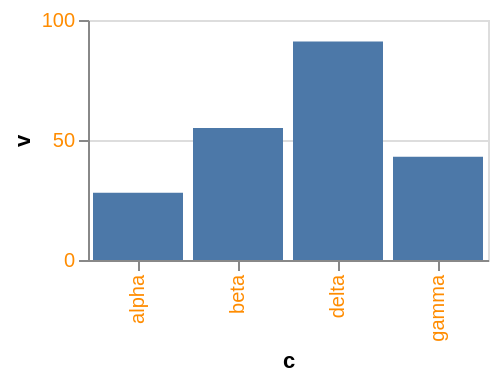

Write the Vega-Lite specification saved for this chart.
### Vega-Lite specification from a JSON file in a GitHub repository (floating-point values rounded to 4 significant figures)
{"$schema": "https://vega.github.io/schema/vega-lite/v6.json", "width": 200, "height": 120, "data": {"values": [{"c": "alpha", "v": 28, "w": 3, "t": "2024-01-07"}, {"c": "beta", "v": 55, "w": 7, "t": "2024-03-19"}, {"c": "gamma", "v": 43, "w": 5, "t": "2024-06-02"}, {"c": "delta", "v": 91, "w": 9, "t": "2024-09-11"}]}, "mark": "bar", "encoding": {"x": {"field": "c", "type": "nominal"}, "y": {"field": "v", "type": "quantitative"}}, "config": {"axis": {"labelColor": "darkorange"}}}
